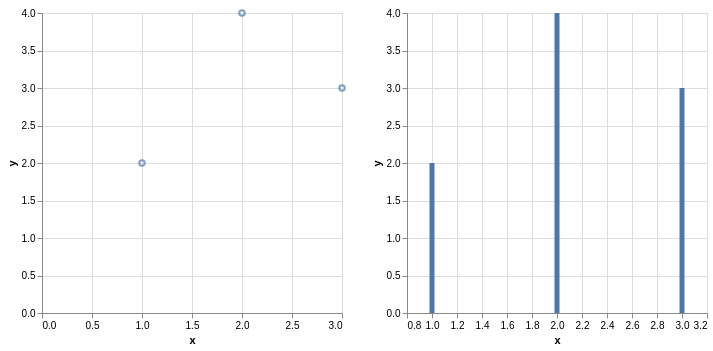

This figure's Vega-Lite source:
### Vega-Lite specification from a JSON file in a GitHub repository (floating-point values rounded to 4 significant figures)
{"$schema": "https://vega.github.io/schema/vega-lite/v6.json", "padding": 5, "autosize": "pad", "data": {"name": "table", "values": [{"x": 1, "y": 2}, {"x": 2, "y": 4}, {"x": 3, "y": 3}]}, "hconcat": [{"mark": "point", "encoding": {"x": {"field": "x", "type": "quantitative"}, "y": {"field": "y", "type": "quantitative"}}}, {"mark": "bar", "encoding": {"x": {"field": "x", "type": "quantitative"}, "y": {"field": "y", "type": "quantitative"}}}]}
